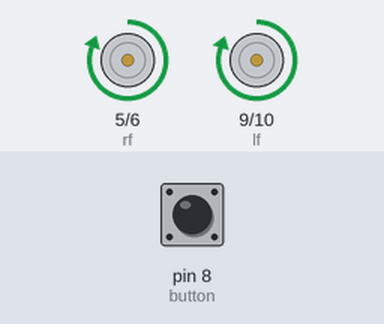
Simulated run of this sketch. Board: Arduino Uno, built with avr-gcc and run on an emulated ATmega328P. On the bench: motor-driver pin pairs drawn as motors (green arrow = first pin HIGH = forward, orange = second pin HIGH = backward, longer = more drive). The inputs (shaded band) are chosen by the test bench; at power-on: pin 8 (button) LOW.

Above: at 0.1 s.
At 16.4 s:
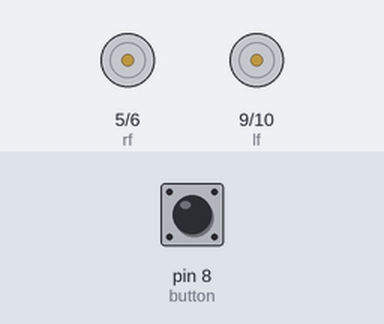
Timing chart, 0 to 17.9 s (numbered marks = the images above):
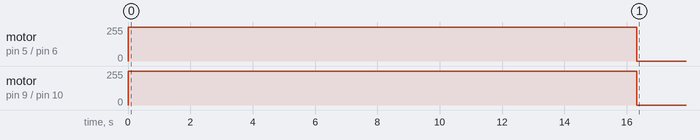

The sketch:

science_olympiad.ino
```cpp
//parker davis
//lestock final/science olympiad
//ONLY CHANGE DISTANCE FOR THE COMPETITION

//chris robot
int lf = 9;
int lb = 10;
int rf = 5;
int rb = 6;

int button = 8;


//THIS IS WHAT YOU CHANGE(UNITS IS METERS)
float distance = 9.6;//distance given by the compeition


int metertime = 1700;//time it takes to go a meter

void setup() {
  pinMode(lf, OUTPUT);
  pinMode(rf, OUTPUT);
  pinMode(lb, OUTPUT);
  pinMode(rb, OUTPUT);
  pinMode(button, INPUT);

  do {} while (digitalRead(button) == 1);

  float runtime = metertime * distance; //formula for time it runs
  analogWrite(lf, 254);
  analogWrite(rf, 255);
  analogWrite(lb, 0);
  analogWrite(rb, 0);
  delay(runtime);
  analogWrite(lf, 0);
  analogWrite(rf, 0);

}

void loop() {

}
```
